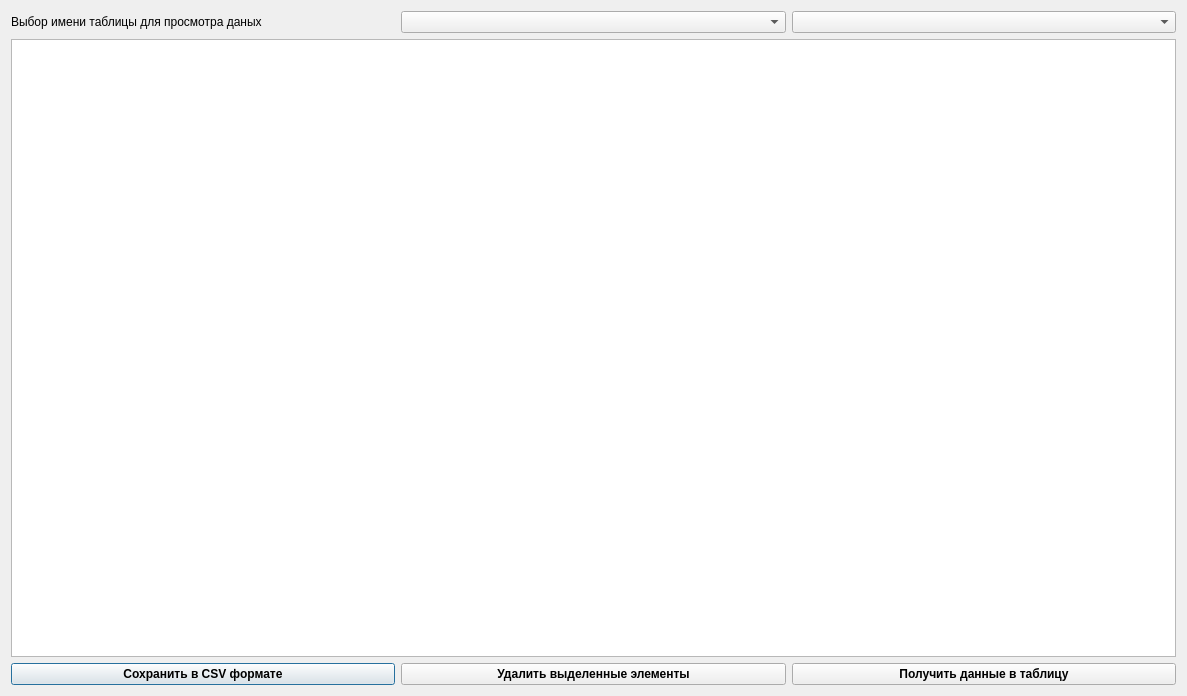
<?xml version="1.0" encoding="UTF-8"?>
<ui version="4.0">
 <class>OutputWindow</class>
 <widget class="QDialog" name="OutputWindow">
  <property name="geometry">
   <rect>
    <x>0</x>
    <y>0</y>
    <width>1187</width>
    <height>696</height>
   </rect>
  </property>
  <property name="windowTitle">
   <string>Вывод данных</string>
  </property>
  <property name="windowIcon">
   <iconset resource="resource.qrc">
    <normaloff>:/rec/img/ico.ico</normaloff>:/rec/img/ico.ico</iconset>
  </property>
  <layout class="QGridLayout" name="gridLayout">
   <item row="0" column="0">
    <widget class="QLabel" name="label">
     <property name="text">
      <string>Выбор имени таблицы для просмотра даных</string>
     </property>
    </widget>
   </item>
   <item row="0" column="1">
    <widget class="QComboBox" name="nameTable"/>
   </item>
   <item row="0" column="2">
    <widget class="QComboBox" name="selectCntStr"/>
   </item>
   <item row="1" column="0" colspan="3">
    <widget class="QTableWidget" name="tableWidget"/>
   </item>
   <item row="2" column="0">
    <widget class="QPushButton" name="saveToCSV">
     <property name="font">
      <font>
       <weight>75</weight>
       <bold>true</bold>
      </font>
     </property>
     <property name="styleSheet">
      <string notr="true">QPushButton:hover { background-color: rgb(186, 189, 182) }
QPushButton:pressed { background-color: rgb(85, 87, 83) }</string>
     </property>
     <property name="text">
      <string>Сохранить в CSV формате</string>
     </property>
    </widget>
   </item>
   <item row="2" column="2">
    <widget class="QPushButton" name="getDataBtn">
     <property name="font">
      <font>
       <weight>75</weight>
       <bold>true</bold>
      </font>
     </property>
     <property name="styleSheet">
      <string notr="true">QPushButton:hover { background-color: rgb(186, 189, 182) }
QPushButton:pressed { background-color: rgb(85, 87, 83) }</string>
     </property>
     <property name="text">
      <string>Получить данные в таблицу</string>
     </property>
    </widget>
   </item>
   <item row="2" column="1">
    <widget class="QPushButton" name="delSelectedBtn">
     <property name="font">
      <font>
       <weight>75</weight>
       <bold>true</bold>
      </font>
     </property>
     <property name="styleSheet">
      <string notr="true">QPushButton:hover { background-color: rgb(186, 189, 182) }
QPushButton:pressed { background-color: rgb(85, 87, 83) }</string>
     </property>
     <property name="text">
      <string>Удалить выделенные элементы</string>
     </property>
    </widget>
   </item>
  </layout>
 </widget>
 <resources>
  <include location="resource.qrc"/>
 </resources>
 <connections/>
</ui>
